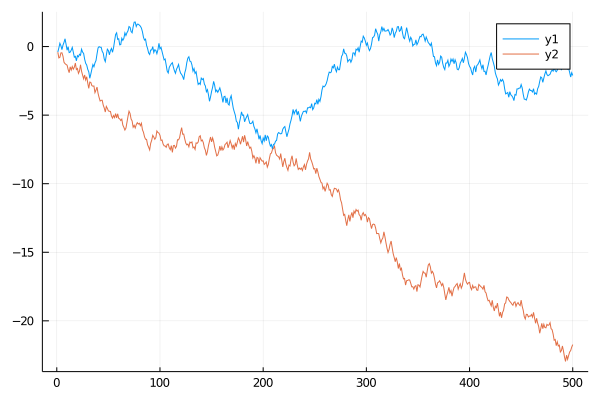

Here is the Julia script that generated this plot:
import Pkg; Pkg.add("Plots")
using Plots
plot([cumsum(rand(500) .-0.5), cumsum(rand(500) .-0.5)])
savefig("plots.svg")
